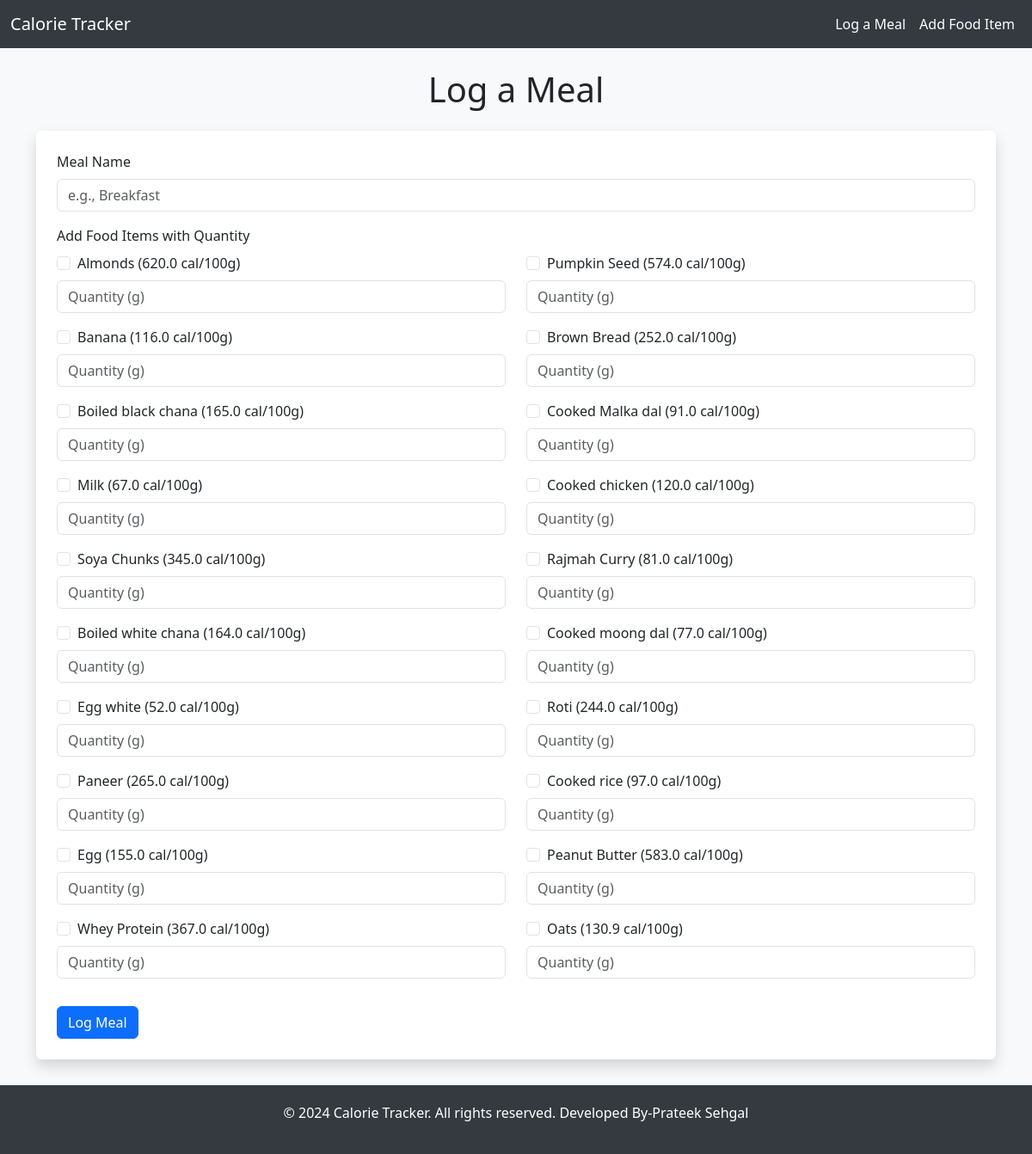
The page /log_meal/ (signed in) on the database its author committed.
### tracker/models.py (models this page shows, shortened)
class FoodItem(models.Model):
    name = models.CharField(max_length=100, unique=True)
    calories = models.FloatField()
    protein = models.FloatField()
    carbs = models.FloatField()
    fats = models.FloatField()
    default_weight = models.FloatField(default=100)

### tracker/views.py (the view, shortened to what this page needs)
# urls.py: path('log_meal/', views.log_meal, name='log_meal'),
@login_required
def log_meal(request):
    food_items = FoodItem.objects.all()
    return render(request, 'tracker/log_meal.html', {'food_items': food_items})

### tracker/templates/tracker/log_meal.html (shortened to what this page needs)
{% extends 'tracker/base.html' %}
{% block content %}
<h1 class="text-center my-4">Log a Meal</h1>
<form method="POST" class="p-4 shadow rounded bg-white">
    <div class="mb-3">
        <label for="meal_name" class="form-label">Meal Name</label>
        <input type="text" name="meal_name" class="form-control" placeholder="e.g., Breakfast" required>
    </div>
    <div class="mb-3">
        <label for="food_items" class="form-label">Add Food Items with Quantity</label>
        <div class="row">
            {% for food in food_items %}
            <div class="col-md-6 mb-3">
                <div class="form-check">
                    <input class="form-check-input" type="checkbox" name="food_item_{{ food.id }}" value="{{ food.id }}">
                    <label class="form-check-label">
                        {{ food.name }} ({{ food.calories }} cal/100g)
                    </label>
                </div>
                <input type="number" class="form-control mt-2" name="quantity_{{ food.id }}" placeholder="Quantity (g)">
            </div>
            {% endfor %}
        </div>
    </div>
    <button type="submit" class="btn btn-primary">Log Meal</button>
</form>
{% endblock %}

### tracker/templates/tracker/base.html (shortened to what this page needs)
<!DOCTYPE html>
<html lang="en">
<head>
    <link href="https://cdn.jsdelivr.net/npm/bootstrap@5.3.0-alpha1/dist/css/bootstrap.min.css" rel="stylesheet">
    <link href="https://cdnjs.cloudflare.com/ajax/libs/font-awesome/6.0.0/css/all.min.css" rel="stylesheet">
</head>
<body>
    <nav class="navbar navbar-expand-lg navbar-dark">
        <div class="container-fluid">
            <a class="navbar-brand" href="/">Calorie Tracker</a>
            <div class="collapse navbar-collapse">
                <ul class="navbar-nav ms-auto">
                    <li class="nav-item">
                        <a class="nav-link" href="{% url 'log_meal' %}">Log a Meal</a>
                    </li>
                    <li class="nav-item">
                        <a class="nav-link" href="{% url 'add_food_item' %}">Add Food Item</a>
                    </li>
                </ul>
            </div>
        </div>
    </nav>
    <div class="container mt-4">
        {% block content %}
        {% endblock %}
    </div>
    <footer>
        <p>&copy; 2024 Calorie Tracker. All rights reserved. Developed By-Prateek Sehgal</p>
    </footer>
</body>
</html>

### tracker/templates/tracker/base.html (style rules this page uses)
body { background-color: #f8f9fa; }
.navbar { background-color: #343a40; }
.navbar-brand, .nav-link { color: #ffffff !important; }
footer { text-align: center; padding: 20px; margin-top: 30px; background-color: #343a40; color: #ffffff; }

### rows shown on the page
FoodItem: name "Almonds", calories "620.0"
FoodItem: name "Pumpkin Seed", calories "574.0"
FoodItem: name "Banana", calories "116.0"
FoodItem: name "Brown Bread", calories "252.0"
FoodItem: name "Boiled black chana", calories "165.0"
FoodItem: name "Cooked Malka dal", calories "91.0"
FoodItem: name "Milk", calories "67.0"
FoodItem: name "Cooked chicken", calories "120.0"
FoodItem: name "Soya Chunks", calories "345.0"
FoodItem: name "Rajmah Curry", calories "81.0"
FoodItem: name "Boiled white chana", calories "164.0"
FoodItem: name "Cooked moong dal", calories "77.0"
FoodItem: name "Egg white", calories "52.0"
FoodItem: name "Roti", calories "244.0"
FoodItem: name "Paneer", calories "265.0"
FoodItem: name "Cooked rice", calories "97.0"
FoodItem: name "Egg", calories "155.0"
FoodItem: name "Peanut Butter", calories "583.0"
FoodItem: name "Whey Protein", calories "367.0"
FoodItem: name "Oats", calories "130.9"
